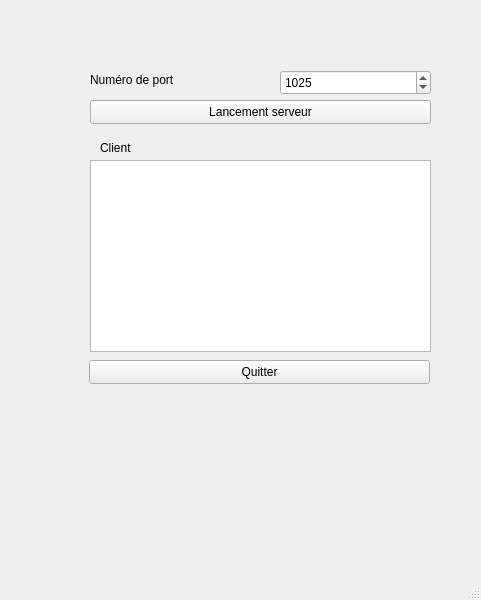
<?xml version="1.0" encoding="UTF-8"?>
<ui version="4.0">
 <class>ServeurWidget</class>
 <widget class="QMainWindow" name="ServeurWidget">
  <property name="geometry">
   <rect>
    <x>0</x>
    <y>0</y>
    <width>481</width>
    <height>600</height>
   </rect>
  </property>
  <property name="windowTitle">
   <string>ServeurWidget</string>
  </property>
  <widget class="QWidget" name="centralwidget">
   <widget class="QLabel" name="labelPort">
    <property name="geometry">
     <rect>
      <x>90</x>
      <y>70</y>
      <width>191</width>
      <height>20</height>
     </rect>
    </property>
    <property name="text">
     <string>Numéro de port</string>
    </property>
   </widget>
   <widget class="QSpinBox" name="spinBoxPort">
    <property name="geometry">
     <rect>
      <x>280</x>
      <y>70</y>
      <width>151</width>
      <height>25</height>
     </rect>
    </property>
    <property name="maximum">
     <number>66000</number>
    </property>
    <property name="value">
     <number>1025</number>
    </property>
   </widget>
   <widget class="QPushButton" name="pushButtonLancement">
    <property name="geometry">
     <rect>
      <x>90</x>
      <y>100</y>
      <width>341</width>
      <height>24</height>
     </rect>
    </property>
    <property name="text">
     <string>Lancement serveur</string>
    </property>
   </widget>
   <widget class="QLabel" name="labelClient">
    <property name="geometry">
     <rect>
      <x>100</x>
      <y>140</y>
      <width>58</width>
      <height>16</height>
     </rect>
    </property>
    <property name="text">
     <string>Client</string>
    </property>
   </widget>
   <widget class="QListWidget" name="listWidget">
    <property name="geometry">
     <rect>
      <x>90</x>
      <y>160</y>
      <width>341</width>
      <height>192</height>
     </rect>
    </property>
   </widget>
   <widget class="QPushButton" name="pushButtonQuitter">
    <property name="geometry">
     <rect>
      <x>89</x>
      <y>360</y>
      <width>341</width>
      <height>24</height>
     </rect>
    </property>
    <property name="text">
     <string>Quitter</string>
    </property>
   </widget>
  </widget>
  <widget class="QMenuBar" name="menubar">
   <property name="geometry">
    <rect>
     <x>0</x>
     <y>0</y>
     <width>481</width>
     <height>21</height>
    </rect>
   </property>
  </widget>
  <widget class="QStatusBar" name="statusbar"/>
 </widget>
 <resources/>
 <connections>
  <connection>
   <sender>pushButtonQuitter</sender>
   <signal>clicked()</signal>
   <receiver>ServeurWidget</receiver>
   <slot>close()</slot>
   <hints>
    <hint type="sourcelabel">
     <x>239</x>
     <y>388</y>
    </hint>
    <hint type="destinationlabel">
     <x>519</x>
     <y>298</y>
    </hint>
   </hints>
  </connection>
 </connections>
</ui>
